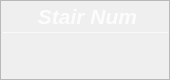
                   <widget class="QFrame" name="Model_QF_4">
                    <property name="minimumSize">
                     <size>
                      <width>170</width>
                      <height>80</height>
                     </size>
                    </property>
                    <property name="maximumSize">
                     <size>
                      <width>170</width>
                      <height>80</height>
                     </size>
                    </property>
                    <property name="toolTipDuration">
                     <number>0</number>
                    </property>
                    <property name="styleSheet">
                     <string notr="true">QFrame#Model_QF_4{
color: rgb(255, 255, 255);
border-radius: 15px;
background-color: rgb(136, 138, 133);
border: 1px outset rgb(72, 158, 204)
}
</string>
                    </property>
                    <property name="frameShape">
                     <enum>QFrame::StyledPanel</enum>
                    </property>
                    <property name="frameShadow">
                     <enum>QFrame::Raised</enum>
                    </property>
                    <layout class="QVBoxLayout" name="verticalLayout_37" stretch="0,2,1">
                     <property name="spacing">
                      <number>0</number>
                     </property>
                     <property name="leftMargin">
                      <number>0</number>
                     </property>
                     <property name="topMargin">
                      <number>0</number>
                     </property>
                     <property name="rightMargin">
                      <number>0</number>
                     </property>
                     <property name="bottomMargin">
                      <number>0</number>
                     </property>
                     <item>
                      <widget class="QFrame" name="Model_top_3">
                       <property name="styleSheet">
                        <string notr="true">border:none</string>
                       </property>
                       <property name="frameShape">
                        <enum>QFrame::StyledPanel</enum>
                       </property>
                       <property name="frameShadow">
                        <enum>QFrame::Raised</enum>
                       </property>
                       <layout class="QHBoxLayout" name="horizontalLayout_24">
                        <property name="spacing">
                         <number>0</number>
                        </property>
                        <property name="leftMargin">
                         <number>0</number>
                        </property>
                        <property name="topMargin">
                         <number>3</number>
                        </property>
                        <property name="rightMargin">
                         <number>7</number>
                        </property>
                        <property name="bottomMargin">
                         <number>3</number>
                        </property>
                        <item>
                         <widget class="QLabel" name="label_16">
                          <property name="maximumSize">
                           <size>
                            <width>16777215</width>
                            <height>30</height>
                           </size>
                          </property>
                          <property name="font">
                           <font>
                            <family>Segoe UI</family>
                            <pointsize>16</pointsize>
                            <weight>87</weight>
                            <italic>true</italic>
                            <bold>true</bold>
                           </font>
                          </property>
                          <property name="styleSheet">
                           <string notr="true">color: rgba(255, 255, 255,210);
padding-left:12px;
font: 700 italic 16pt &quot;Segoe UI&quot;;</string>
                          </property>
                          <property name="midLineWidth">
                           <number>-1</number>
                          </property>
                          <property name="text">
                           <string>&lt;html&gt;&lt;head/&gt;&lt;body&gt;&lt;p&gt;Stair Num&lt;/p&gt;&lt;/body&gt;&lt;/html&gt;</string>
                          </property>
                          <property name="alignment">
                           <set>Qt::AlignCenter</set>
                          </property>
                          <property name="wordWrap">
                           <bool>false</bool>
                          </property>
                          <property name="indent">
                           <number>0</number>
                          </property>
                         </widget>
                        </item>
                       </layout>
                      </widget>
                     </item>
                     <item>
                      <widget class="Line" name="line_13">
                       <property name="maximumSize">
                        <size>
                         <width>16777215</width>
                         <height>1</height>
                        </size>
                       </property>
                       <property name="styleSheet">
                        <string notr="true">background-color: rgba(255, 255, 255, 89);</string>
                       </property>
                       <property name="orientation">
                        <enum>Qt::Horizontal</enum>
                       </property>
                      </widget>
                     </item>
                     <item>
                      <widget class="QFrame" name="Model_bottom_3">
                       <property name="styleSheet">
                        <string notr="true">border:none</string>
                       </property>
                       <property name="frameShape">
                        <enum>QFrame::StyledPanel</enum>
                       </property>
                       <property name="frameShadow">
                        <enum>QFrame::Raised</enum>
                       </property>
                       <layout class="QVBoxLayout" name="verticalLayout_38">
                        <property name="spacing">
                         <number>0</number>
                        </property>
                        <property name="leftMargin">
                         <number>0</number>
                        </property>
                        <property name="topMargin">
                         <number>6</number>
                        </property>
                        <property name="rightMargin">
                         <number>0</number>
                        </property>
                        <property name="bottomMargin">
                         <number>6</number>
                        </property>
                        <item alignment="Qt::AlignTop">
                         <widget class="QLabel" name="stair_label_3">
                          <property name="minimumSize">
                           <size>
                            <width>0</width>
                            <height>30</height>
                           </size>
                          </property>
                          <property name="maximumSize">
                           <size>
                            <width>16777215</width>
                            <height>30</height>
                           </size>
                          </property>
                          <property name="font">
                           <font>
                            <family>Microsoft YaHei UI</family>
                            <pointsize>15</pointsize>
                            <weight>50</weight>
                            <italic>false</italic>
                            <bold>false</bold>
                            <underline>false</underline>
                           </font>
                          </property>
                          <property name="styleSheet">
                           <string notr="true">color: rgb(255, 255, 255);
font: 15pt &quot;Microsoft YaHei UI&quot;;
</string>
                          </property>
                          <property name="text">
                           <string/>
                          </property>
                          <property name="alignment">
                           <set>Qt::AlignCenter</set>
                          </property>
                         </widget>
                        </item>
                       </layout>
                      </widget>
                     </item>
                    </layout>
                   </widget>
